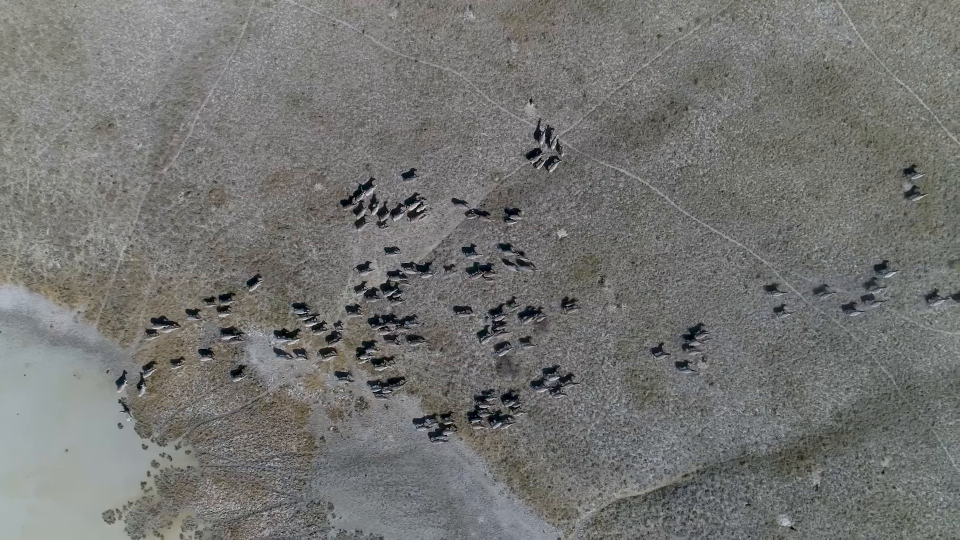
#> input picture frame 6 of videos/testvideo.mp4, 1920 x 1080 px (shown at 1/2 size)
$ python videoproc_v2.py
#> lines starting #> are read from the running program, lines starting #| are printed output that depends on the picture; after the words box and inside, x2 and y2 are one past the last pixel; in counts of white or black regions, pixels touching at a corner belong together
import cv2
import json
from shapely.geometry import Point, Polygon

# Video dosyasını aç
video_path = "videos/testvideo.mp4"  # Video dosyasının yolunu belirtin
cap = cv2.VideoCapture(video_path)


# Video boyutlarını al
width = int(cap.get(cv2.CAP_PROP_FRAME_WIDTH))
height = int(cap.get(cv2.CAP_PROP_FRAME_HEIGHT))

# Köşe noktalarını belirle
corner_points = {
    "Sag Alt": (width - 260, height - 10),
    "Sag Ust": (width - 260, 20),
    "Sol Ust": (0, 20),
    "Sol Alt": (0, height - 7)
}
edge_names = ["Sag Taraf","Ust Taraf","Sol Taraf","Alt Taraf"]

def calculate_pixel_coordinates(lat, lon, corner_coords, image_dimensions):
    # Unpack corner coordinates and image dimensions
    (lat1, lon1), (lat2, lon2), (lat3, lon3), (lat4, lon4) = corner_coords
    image_width, image_height = image_dimensions

    # Calculate center latitude and longitude by averaging the corners
    center_lat = (lat1 + lat2 + lat3 + lat4) / 4
    center_lon = (lon1 + lon2 + lon3 + lon4) / 4

    # Calculate pixel scale assuming uniform latitude and longitude scaling
    lat_scale = image_height / (max(lat1, lat2, lat3, lat4) - min(lat1, lat2, lat3, lat4))
    lon_scale = image_width / (max(lon1, lon2, lon3, lon4) - min(lon1, lon2, lon3, lon4))

    # Convert latitude and longitude to pixel coordinates
    x = image_width / 2 + (lon - center_lon) * lon_scale
    y = image_height / 2 - (lat - center_lat) * lat_scale

    return int(x), int(y)

# Videoyu açık tut
while(cap.isOpened()):
    # Video çerçevesini oku
    ret, frame = cap.read()
#> frame is the input picture: shape (1080, 1920, 3); mean B, G, R 114.3, 116.4, 116.3
    if not ret:
        break

    # JSON dosyasını aç
    json_file = "output.json"
    with open(json_file, 'r') as f:
#> (reads output.json from the repository)
        data = json.load(f)

    # Köşelere metinleri yazdır
    font = cv2.FONT_HERSHEY_SIMPLEX
    font_scale = 0.7
    font_thickness = 2
    text_color = (255, 255, 255)
    for corner, coord in corner_points.items():
        index = list(corner_points.keys()).index(corner)
        x, y = data['camera_coords'][index]
        text = f"{x:.6f}, {y:.6f}"
        cv2.putText(frame, text, coord, font, font_scale, text_color, font_thickness, cv2.LINE_AA)
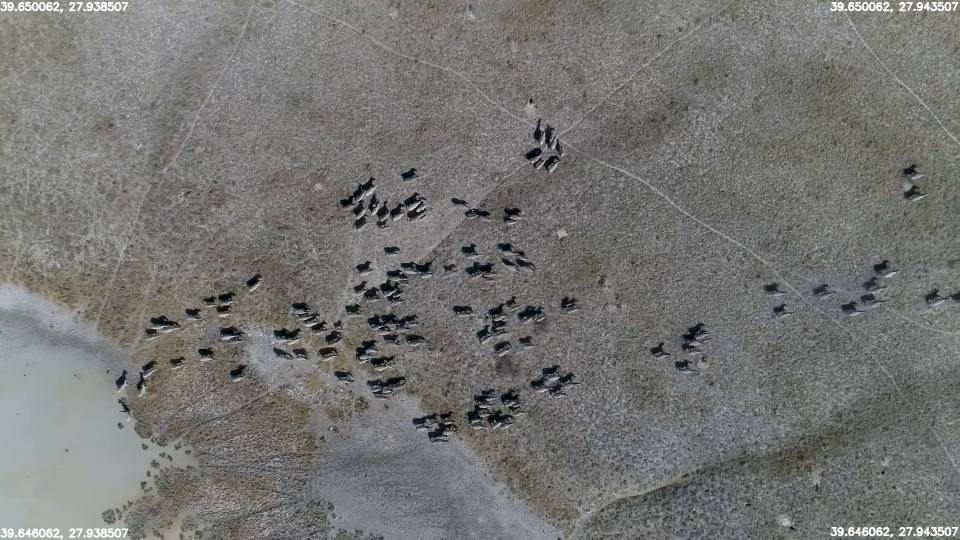
#> frame: shape (1080, 1920, 3) (shown at 1/2 size); 0.63% of pixels changed, all inside (x1, y1, x2, y2) = (0, 3, 1918, 1078)

    # Dikdörtgenin köşe noktalarını belirle
    rect_coords = [data["camera_coords"][0], data["camera_coords"][1], data["camera_coords"][2], data["camera_coords"][3]]
    rect_polygon = Polygon(rect_coords)

    # Başlangıç yüksekliği
    y_offset = 50

    # Her hayvan için kontrol et
    for animal_key, animal_data in data['animal_coords'].items():
        animal_x = animal_data['x']
        animal_y = animal_data['y']
        animal_point = Point(animal_x, animal_y)

        # Hayvanın konumunu dikdörtgenin içinde mi dışında mı kontrol et
        if rect_polygon.contains(animal_point):
            cv2.putText(frame, f"{animal_data['name']} icinde", (0, y_offset), font, 0.5, text_color, 1, cv2.LINE_AA)
            animal_pixel_x, animal_pixel_y = calculate_pixel_coordinates(animal_x, animal_y, rect_coords, (width, height))
            # Küçük bir yeşil kare oluşturarak hayvanı göster
            cv2.rectangle(frame, (animal_pixel_x - 10, animal_pixel_y - 10), (animal_pixel_x + 10, animal_pixel_y + 10), (255, 0, 0), 1)
            # Hayvanın ismini ve uzaklığını altına yazdır
            text = f"{animal_data['name']}: Sicaklik{animal_data['temperature']:.2f}"
            text_width, text_height = cv2.getTextSize(text, font, 0.5, 1)[0]
            text_x = animal_pixel_x - text_width // 2
            text_y = animal_pixel_y + 20
            cv2.putText(frame, text, (text_x, text_y), font, 0.5, text_color, 1, cv2.LINE_AA)
        else:
            # Hayvanın dikdörtgenin hangi kenarına daha yakın olduğunu bul
            nearest_side_index = None
            min_distance = float('inf')
            for i, (start_x, start_y) in enumerate(rect_coords):
                end_x, end_y = rect_coords[(i + 1) % 4]
                side_center_x = (start_x + end_x) / 2
                side_center_y = (start_y + end_y) / 2
                distance = ((animal_x - side_center_x) ** 2 + (animal_y - side_center_y) ** 2) ** 0.5
                if distance < min_distance:
                    min_distance = distance
                    nearest_side_index = i

            # En yakın kenarın ismini al
            nearest_side_name = edge_names[nearest_side_index]

            # Hayvanın ekran dışında olduğu ve en yakın kenarı yazdır
            cv2.putText(frame, f"{animal_data['name']} disinda ({nearest_side_name})", (0, y_offset), font, 0.5, text_color, 1, cv2.LINE_AA)

            # Get dimensions of the frame
            height, width = frame.shape[:2]
            # Calculate target pixel coordinates from geographic coordinates
            target_x, target_y = calculate_pixel_coordinates(animal_x, animal_y, rect_coords, (width, height))

            # Draw a red arrow from center to the target point
            center_x, center_y = width // 2, height // 2

            # Hedef noktanın ekran sınırlarını kontrol et
            if target_x < 0:
                target_x = 0
            elif target_x > width:
                target_x = width
            if target_y < 0:
                target_y = 0
            elif target_y > height:
                target_y = height

            # Okun başlangıç noktasını hesapla
            arrow_length = ((target_x - center_x) ** 2 + (target_y - center_y) ** 2) ** 0.5
            if arrow_length > 40:
                ratio = 40 / arrow_length
                start_x = int(target_x + (center_x - target_x) * ratio)
                start_y = int(target_y + (center_y - target_y) * ratio)

            # Ok çizimi
            cv2.arrowedLine(frame, (start_x, start_y), (target_x, target_y), (0, 255, 0), 2)

            # Hayvanın ismini ve uzaklığını yazdır
            text = f"{animal_data['name']}: {animal_data['distance_metre']:.2f} metre Sicaklik{animal_data['temperature']:.2f}"
            text_width, text_height = cv2.getTextSize(text, font, 0.5, 1)[0]
            text_x = start_x if start_x + text_width + 10 < width else width - text_width - 10
            text_y = start_y + 20
            cv2.putText(frame, text, (text_x, text_y), font, 0.5, text_color, 1, cv2.LINE_AA)

        # Yüksekliği artır
        y_offset += 30
#> this loop made 5 passes
#> text_x on passes 1 to 5: 34, 34, 37, 34, 37
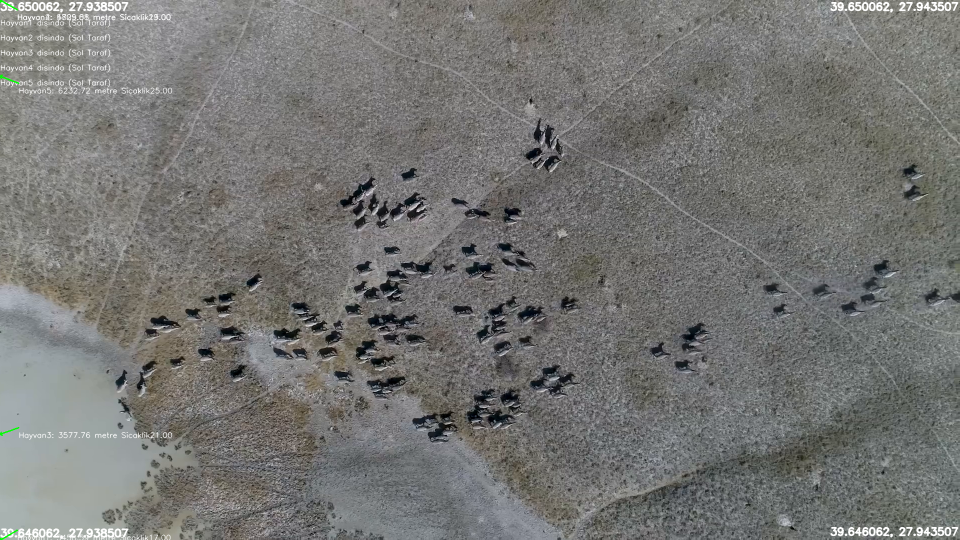
#> frame: shape (1080, 1920, 3) (shown at 1/2 size); 0.7% of pixels changed, all inside (x1, y1, x2, y2) = (0, 0, 345, 1080)
#> after the loop, y_offset = 200

    # İşlenen çerçeveyi göster
    cv2.imshow('Video', frame)

    # q tuşuna basılınca videoyu kapat
    if cv2.waitKey(1) == ord('q'):
#> (key q is pressed here)
        break

# Açılan pencereleri kapat
cap.release()
cv2.destroyAllWindows()
